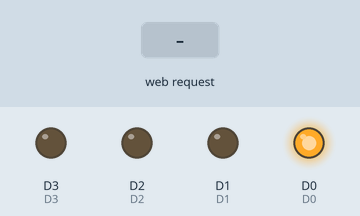
Simulated run of this sketch. Board: ESP8266 (NodeMCU). Shown: output pins drawn as LEDs (lit = HIGH). Inputs (shaded band) come from the test bench. WiFi joins after 1.5 s; servers stay silent unless stated; what the sketch prints to the serial monitor is not drawn.

Above: at 3.7 s.
3.8 s: HTTP request GET /d00 received
At 4.6 s:
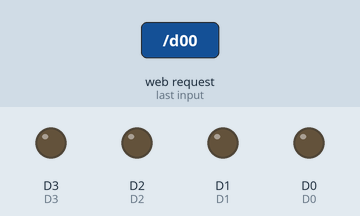
5.3 s: HTTP request GET /d01 received
At 5.7 s:
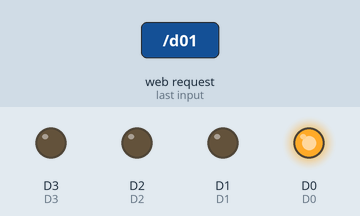
Timing chart, 0 to 8.3 s (numbered marks = the images above; inputs shaded):
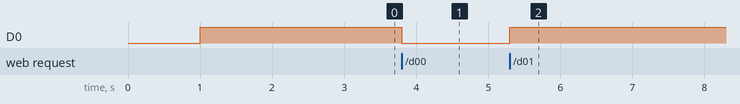

Measured:
- after the input at 3.8 s, D0: HIGH → LOW at once
- after the input at 5.3 s, D0: LOW → HIGH at once

The sketch:

finalest_final.ino
```cpp
/*
 *  This sketch demonstrates how to set up a simple HTTP-like server.
 *  The server will set a GPIO pin depending on the request
 *    http://server_ip/gpio/0 will set the GPIO2 low,
 *    http://server_ip/gpio/1 will set the GPIO2 high
 *  server_ip is the IP address of the ESP8266 module, will be
 *  printed to Serial when the module is connected.
 */

#include <ESP8266WiFi.h>
#include <WiFiClient.h>
#include <ESP8266WebServer.h>

const char* ssid = "SQS";
const char* password = "d0n773llN0On3";

#define D0  16
#define D1  5
#define D2  4
#define D3  0
#define D4  2
#define D5  14
#define D6  12
#define D7  13
// Create an instance of the server
// specify the port to listen on as an argument
ESP8266WebServer server(80);

 String webPage = "";

void setup() {
  delay(1000);
  Serial.begin(115200);
  Serial.println();
  Serial.print("Configuring access point...");

  pinMode(D0,OUTPUT);
  pinMode(D1,OUTPUT);
  pinMode(D2,OUTPUT);
  pinMode(D3,OUTPUT);
  pinMode(D4,OUTPUT);
  pinMode(D5,OUTPUT);
  pinMode(D6,OUTPUT);
  pinMode(D7,OUTPUT);

  digitalWrite(D0,LOW);
  digitalWrite(D1,LOW);
  digitalWrite(D2,LOW);
  digitalWrite(D3,LOW);
  digitalWrite(D4,LOW);
  digitalWrite(D5,LOW);
  digitalWrite(D6,LOW);
  digitalWrite(D7,LOW);
  digitalWrite(D0,HIGH);


  webPage += "<h1>ESP8266 Web Server</h1>";
  webPage += "<p>Relay1<a href = \'d01\'><button>ON</button></a>&nbsp<a href=\'d00\'><button>OFF</button></a></p>";
  webPage += "<p>Relay2<a href = \'d11\'><button>ON</button></a>&nbsp<a href=\'d10\'><button>OFF</button></a></p>";
  webPage += "<p>Relay3<a href = \'d21\'><button>ON</button></a>&nbsp<a href=\'d20\'><button>OFF</button></a></p>";
  webPage += "<p>Relay4<a href = \'d31\'><button>ON</button></a>&nbsp<a href=\'d30\'><button>OFF</button></a></p>";
  webPage += "<p>Relay5<a href = \'d41\'><button>ON</button></a>&nbsp<a href=\'d40\'><button>OFF</button></a></p>";
  webPage += "<p>Relay6<a href = \'d51\'><button>ON</button></a>&nbsp<a href=\'d50\'><button>OFF</button></a></p>";
  webPage += "<p>Relay7<a href = \'d61\'><button>ON</button></a>&nbsp<a href=\'d60\'><button>OFF</button></a></p>";
  webPage += "<p>Relay8<a href = \'d71\'><button>ON</button></a>&nbsp<a href=\'d70\'><button>OFF</button></a></p>";

  // Connect to WiFi network
  Serial.println();
  Serial.println();
  Serial.print("Connecting to ");
  Serial.println(ssid);


 WiFi.begin(ssid, password);
  while (WiFi.status() != WL_CONNECTED) {
    delay(500);
    Serial.print(".");
  }
  Serial.println("");
  Serial.println("WiFi connected");

  // Start the server
  server.begin();
  Serial.println("HTTP server started");
  server.on("/",[](){
    server.send(200,"text/html",webPage);
    });

    server.on("/d00",[](){
    Serial.print("D00");
  server.send(200,"text/html",webPage);
  digitalWrite(D0,LOW);
  delay(100);
  });

  server.on("/d10",[](){
  server.send(200,"text/html",webPage);
  digitalWrite(D1,LOW);
  delay(100);
  });

  server.on("/d20",[](){
  server.send(200,"text/html",webPage);
  digitalWrite(D2,LOW);
  delay(100);
  });

  server.on("/d30",[](){
  server.send(200,"text/html",webPage);
  digitalWrite(D3,LOW);
  delay(100);
  });

  server.on("/d40",[](){
  server.send(200,"text/html",webPage);
  digitalWrite(D4,LOW);
  delay(100);
  });

  server.on("/d50",[](){
  server.send(200,"text/html",webPage);
  digitalWrite(D5,LOW);
  delay(100);
  });

  server.on("/d60",[](){
  server.send(200,"text/html",webPage);
  digitalWrite(D6,LOW);
  delay(100);
  });

  server.on("/d70",[](){
  server.send(200,"text/html",webPage);
  digitalWrite(D7,LOW);
  delay(100);
  });

  server.on("/d01",[](){
  server.send(200,"text/html",webPage);
  digitalWrite(D0,HIGH);
  delay(100);
  });

    server.on("/d11",[](){
  server.send(200,"text/html",webPage);
  digitalWrite(D1,HIGH);
  delay(100);
  });

    server.on("/d21",[](){
  server.send(200,"text/html",webPage);
  digitalWrite(D2,HIGH);
  delay(100);
  });

    server.on("/d31",[](){
  server.send(200,"text/html",webPage);
  digitalWrite(D3,HIGH);
  delay(100);
  });

    server.on("/d41",[](){
  server.send(200,"text/html",webPage);
  digitalWrite(D4,HIGH);
  delay(100);
  });

    server.on("/d51",[](){
  server.send(200,"text/html",webPage);
  digitalWrite(D5,HIGH);
  delay(100);
  });

    server.on("/d61",[](){
  server.send(200,"text/html",webPage);
  digitalWrite(D6,HIGH);
  delay(100);
  });

    server.on("/d71",[](){
  server.send(200,"text/html",webPage);
  digitalWrite(D7,HIGH);
  delay(100);
  });
  // Print the IP address
  Serial.println(WiFi.localIP());
}

void loop() {
 server.handleClient();
}
```
